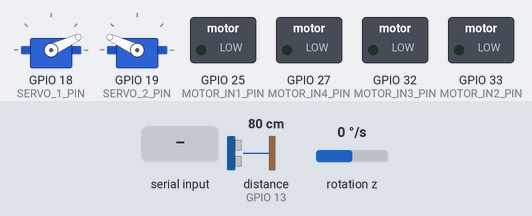
Simulated run of this sketch. Board: ESP32. On the bench: 2 × servo, switched loads named in the sketch (green lamp = pin HIGH). Wiring (inferred from the names in the program): ultrasonic range finder: trigger GPIO 12; echo GPIO 13; MPU-6050 motion sensor at I2C address 0x68. Inputs (shaded band) come from the test bench; at power-on: distance to the obstacle (sensor on GPIO 13) 80 cm, rotation z 0 °/s. The echo pulse lasts 58.3 µs per cm; pins used as bus, display or sensor lines are not drawn; what the sketch prints to the serial monitor is not drawn.

Above: at 3.5 s.
3.6 s: "<G,CLOSE>\n" received over Serial
At 4.05 s:
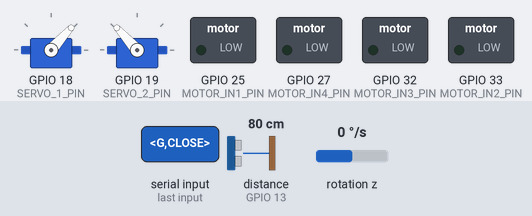
At 6.2 s:
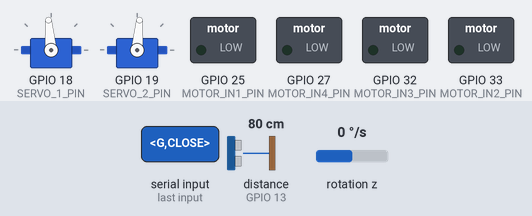
6.6 s: "<PING>\n" received over Serial
Timing chart, 0 to 9.6 s (numbered marks = the images above; inputs shaded):
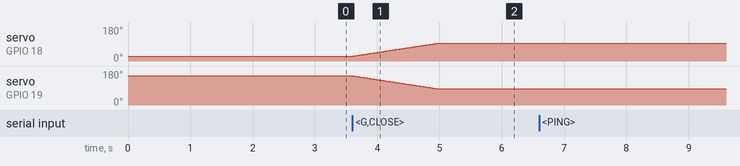

Measured:
- after the input at 3.6 s, servo on GPIO 18 (SERVO_1_PIN): moves from 25° to 95° over 1.4 s, starting at once; servo on GPIO 19 (SERVO_2_PIN): moves from 155° to 85° over 1.4 s, starting at once
- after the input at 6.6 s, every drawn part: stays the same

The sketch:

rover_firmware.ino
```cpp
/*
 * Warehouse Rover - ESP32 Low-Level Controller Firmware
 *
 * Target board: ESP32 (e.g. DOIT ESP32 DEVKIT V1)
 * Connected to: RPi4 over USB serial
 *
 * Pin map (matches uppdatedPinDiagram.md):
 *   Gripper servo 1   -> GPIO18
 *   Gripper servo 2   -> GPIO19
 *   Ultrasonic TRIG   -> GPIO12
 *   Ultrasonic ECHO   -> GPIO13
 *   L298N IN1 (left)  -> GPIO25
 *   L298N IN2 (left)  -> GPIO33
 *   L298N IN3 (right) -> GPIO32
 *   L298N IN4 (right) -> GPIO27
 *   MPU6050 SDA       -> GPIO21
 *   MPU6050 SCL       -> GPIO22
 *
 * Reserved (encoders if added later):
 *   GPIO34 - left encoder signal
 *   GPIO35 - right encoder signal
 *
 * Serial protocol (line based, terminated with '\n'):
 *   From RPi4:
 *     <V,left_speed,right_speed>  - signed motor PWM, range -255..255
 *     <G,OPEN>                    - open gripper
 *     <G,CLOSE>                   - close gripper
 *     <PING>                      - handshake
 *     <RESET_TICKS>              - zero encoder counters and yaw
 *   To RPi4:
 *     <READY>                     - sent once at boot
 *     <PONG>                      - reply to <PING>
 *     <T,distance_cm,left_ticks,right_ticks,yaw_deg>
 *
 * Notes:
 *   - The L298N ENA/ENB jumpers are assumed to be installed.
 *     If you wire ENA/ENB to ESP32 PWM pins, set MOTOR_LEFT_ENABLE_PIN
 *     and MOTOR_RIGHT_ENABLE_PIN to those pins.
 *   - The HC-SR04 echo pin is 5V; the ESP32 is 3.3V on its I/O.
 *     Use a voltage divider on ECHO if you power the sensor from 5V.
 *   - The MPU6050 is an accelerometer/gyro, not a compass.
 *     Yaw is integrated from the gyro Z rate and will drift.
 */

#include <ESP32Servo.h>
#include <Wire.h>

// -------------------- Pin configuration --------------------
const int SERVO_1_PIN = 18;
const int SERVO_2_PIN = 19;

const int ULTRASONIC_TRIG_PIN = 12;
const int ULTRASONIC_ECHO_PIN = 13;

const int MOTOR_IN1_PIN = 25;  // Left side motor direction A
const int MOTOR_IN2_PIN = 33;  // Left side motor direction B
const int MOTOR_IN3_PIN = 32;  // Right side motor direction A
const int MOTOR_IN4_PIN = 27;  // Right side motor direction B

// Set these to your L298N ENA/ENB pins when connected.
// Leave as -1 if the enable jumpers are installed.
const int MOTOR_LEFT_ENABLE_PIN = -1;
const int MOTOR_RIGHT_ENABLE_PIN = -1;

// Set encoder pins when wheel encoders are installed.
// Leave as -1 when you do not have encoders.
const int LEFT_ENCODER_PIN = -1;
const int RIGHT_ENCODER_PIN = -1;

const int MPU_SDA_PIN = 21;
const int MPU_SCL_PIN = 22;
const uint8_t MPU6050_ADDR = 0x68;

// -------------------- Gripper tuning --------------------
// Tune these angles for your physical gripper.
// If a servo moves the wrong way, swap its open and closed values.
const int SERVO_1_OPEN_ANGLE = 25;
const int SERVO_1_CLOSED_ANGLE = 95;
const int SERVO_2_OPEN_ANGLE = 155;
const int SERVO_2_CLOSED_ANGLE = 85;
const int SERVO_STEP_DELAY_MS = 20;

// -------------------- Safety and telemetry --------------------
const float STOP_DISTANCE_CM = 12.0;
const unsigned long ULTRASONIC_TIMEOUT_US = 30000;
const unsigned long TELEMETRY_INTERVAL_MS = 100;

Servo servo1;
Servo servo2;

volatile long leftTicks = 0;
volatile long rightTicks = 0;

String inputLine = "";
volatile int currentLeftSpeed = 0;
volatile int currentRightSpeed = 0;
int servo1CurrentAngle = SERVO_1_OPEN_ANGLE;
int servo2CurrentAngle = SERVO_2_OPEN_ANGLE;

float gyroZBias = 0.0;
float yawDeg = 0.0;
unsigned long lastGyroMicros = 0;
unsigned long lastTelemetryMs = 0;

void IRAM_ATTR onLeftEncoderTick() {
  if (currentLeftSpeed >= 0) {
    leftTicks++;
  } else {
    leftTicks--;
  }
}

void IRAM_ATTR onRightEncoderTick() {
  if (currentRightSpeed >= 0) {
    rightTicks++;
  } else {
    rightTicks--;
  }
}

void setup() {
  Serial.begin(115200);
  delay(500);

  pinMode(MOTOR_IN1_PIN, OUTPUT);
  pinMode(MOTOR_IN2_PIN, OUTPUT);
  pinMode(MOTOR_IN3_PIN, OUTPUT);
  pinMode(MOTOR_IN4_PIN, OUTPUT);
  setupMotorEnablePins();
  stopMotors();

  pinMode(ULTRASONIC_TRIG_PIN, OUTPUT);
  pinMode(ULTRASONIC_ECHO_PIN, INPUT);
  digitalWrite(ULTRASONIC_TRIG_PIN, LOW);

  if (LEFT_ENCODER_PIN >= 0) {
    pinMode(LEFT_ENCODER_PIN, INPUT);
    attachInterrupt(digitalPinToInterrupt(LEFT_ENCODER_PIN), onLeftEncoderTick, RISING);
  }
  if (RIGHT_ENCODER_PIN >= 0) {
    pinMode(RIGHT_ENCODER_PIN, INPUT);
    attachInterrupt(digitalPinToInterrupt(RIGHT_ENCODER_PIN), onRightEncoderTick, RISING);
  }

  Wire.begin(MPU_SDA_PIN, MPU_SCL_PIN);
  initMPU6050();

  ESP32PWM::allocateTimer(0);
  ESP32PWM::allocateTimer(1);
  servo1.setPeriodHertz(50);
  servo2.setPeriodHertz(50);
  servo1.attach(SERVO_1_PIN, 500, 2500);
  servo2.attach(SERVO_2_PIN, 500, 2500);
  writeServosNow();

  // Open the gripper once at boot so the robot is ready to receive a package.
  releaseObjectSlowly();

  Serial.println("<READY>");
}

void loop() {
  readSerialCommands();
  updateYaw();

  unsigned long nowMs = millis();
  if (nowMs - lastTelemetryMs >= TELEMETRY_INTERVAL_MS) {
    lastTelemetryMs = nowMs;
    float distanceCm = readDistanceCm();
    if (distanceCm > 0 && distanceCm < STOP_DISTANCE_CM) {
      stopMotors();
    }
    sendTelemetry(distanceCm);
  }
}

void readSerialCommands() {
  while (Serial.available() > 0) {
    char c = (char)Serial.read();
    if (c == '\n') {
      handleCommand(inputLine);
      inputLine = "";
    } else if (c != '\r') {
      inputLine += c;
    }
  }
}

void handleCommand(String cmd) {
  cmd.trim();
  if (!cmd.startsWith("<") || !cmd.endsWith(">")) {
    return;
  }

  if (cmd.startsWith("<V,")) {
    int firstComma = cmd.indexOf(',');
    int secondComma = cmd.indexOf(',', firstComma + 1);
    int endBracket = cmd.indexOf('>');
    if (firstComma < 0 || secondComma < 0 || endBracket < 0) {
      return;
    }

    int leftSpeed = cmd.substring(firstComma + 1, secondComma).toInt();
    int rightSpeed = cmd.substring(secondComma + 1, endBracket).toInt();
    setMotorSpeeds(leftSpeed, rightSpeed);
  } else if (cmd == "<G,OPEN>") {
    releaseObjectSlowly();
  } else if (cmd == "<G,CLOSE>") {
    gripObjectSlowly();
  } else if (cmd == "<PING>") {
    Serial.println("<PONG>");
  } else if (cmd == "<RESET_TICKS>") {
    noInterrupts();
    leftTicks = 0;
    rightTicks = 0;
    interrupts();
    yawDeg = 0.0;
  }
}

void setupMotorEnablePins() {
  if (MOTOR_LEFT_ENABLE_PIN >= 0) {
    pinMode(MOTOR_LEFT_ENABLE_PIN, OUTPUT);
    analogWrite(MOTOR_LEFT_ENABLE_PIN, 0);
  }

  if (MOTOR_RIGHT_ENABLE_PIN >= 0) {
    pinMode(MOTOR_RIGHT_ENABLE_PIN, OUTPUT);
    analogWrite(MOTOR_RIGHT_ENABLE_PIN, 0);
  }
}

void setMotorSpeeds(int leftSpeed, int rightSpeed) {
  currentLeftSpeed = constrain(leftSpeed, -255, 255);
  currentRightSpeed = constrain(rightSpeed, -255, 255);
  driveLeftMotor(currentLeftSpeed);
  driveRightMotor(currentRightSpeed);
}

void driveLeftMotor(int speed) {
  int magnitude = abs(speed);
  if (speed > 0) {
    digitalWrite(MOTOR_IN1_PIN, LOW);
    digitalWrite(MOTOR_IN2_PIN, HIGH);
  } else if (speed < 0) {
    digitalWrite(MOTOR_IN1_PIN, HIGH);
    digitalWrite(MOTOR_IN2_PIN, LOW);
  } else {
    digitalWrite(MOTOR_IN1_PIN, LOW);
    digitalWrite(MOTOR_IN2_PIN, LOW);
  }

  if (MOTOR_LEFT_ENABLE_PIN >= 0) {
    analogWrite(MOTOR_LEFT_ENABLE_PIN, magnitude);
  }
}

void driveRightMotor(int speed) {
  int magnitude = abs(speed);
  // Right motor is wired with reversed IN3/IN4 polarity relative to
  // the left motor, so swap the "forward" vs "reverse" branch here.
  // Without this, a positive speed on both wheels makes the left
  // wheel go forward and the right wheel go backward, so the rover
  // drives backward and turning is the only thing that works.
  if (speed > 0) {
    digitalWrite(MOTOR_IN3_PIN, HIGH);
    digitalWrite(MOTOR_IN4_PIN, LOW);
  } else if (speed < 0) {
    digitalWrite(MOTOR_IN3_PIN, LOW);
    digitalWrite(MOTOR_IN4_PIN, HIGH);
  } else {
    digitalWrite(MOTOR_IN3_PIN, LOW);
    digitalWrite(MOTOR_IN4_PIN, LOW);
  }

  if (MOTOR_RIGHT_ENABLE_PIN >= 0) {
    analogWrite(MOTOR_RIGHT_ENABLE_PIN, magnitude);
  }
}

void stopMotors() {
  currentLeftSpeed = 0;
  currentRightSpeed = 0;
  driveLeftMotor(0);
  driveRightMotor(0);
}

void gripObjectSlowly() {
  moveServosSlowly(SERVO_1_CLOSED_ANGLE, SERVO_2_CLOSED_ANGLE);
}

void releaseObjectSlowly() {
  moveServosSlowly(SERVO_1_OPEN_ANGLE, SERVO_2_OPEN_ANGLE);
}

void writeServosNow() {
  servo1.write(servo1CurrentAngle);
  servo2.write(servo2CurrentAngle);
}

void moveServosSlowly(int servo1TargetAngle, int servo2TargetAngle) {
  servo1TargetAngle = constrain(servo1TargetAngle, 0, 180);
  servo2TargetAngle = constrain(servo2TargetAngle, 0, 180);

  while (servo1CurrentAngle != servo1TargetAngle || servo2CurrentAngle != servo2TargetAngle) {
    if (servo1CurrentAngle < servo1TargetAngle) {
      servo1CurrentAngle++;
    } else if (servo1CurrentAngle > servo1TargetAngle) {
      servo1CurrentAngle--;
    }

    if (servo2CurrentAngle < servo2TargetAngle) {
      servo2CurrentAngle++;
    } else if (servo2CurrentAngle > servo2TargetAngle) {
      servo2CurrentAngle--;
    }

    writeServosNow();
    delay(SERVO_STEP_DELAY_MS);
  }
}

float readDistanceCm() {
  digitalWrite(ULTRASONIC_TRIG_PIN, LOW);
  delayMicroseconds(2);
  digitalWrite(ULTRASONIC_TRIG_PIN, HIGH);
  delayMicroseconds(10);
  digitalWrite(ULTRASONIC_TRIG_PIN, LOW);

  unsigned long durationUs = pulseIn(ULTRASONIC_ECHO_PIN, HIGH, ULTRASONIC_TIMEOUT_US);
  if (durationUs == 0) {
    return -1.0;
  }

  return durationUs * 0.0343 / 2.0;
}

void initMPU6050() {
  writeMPURegister(0x6B, 0x00);
  delay(100);
  calibrateGyroZ();
  lastGyroMicros = micros();
}

void calibrateGyroZ() {
  const int samples = 500;
  long sum = 0;
  for (int i = 0; i < samples; i++) {
    sum += readMPUWord(0x47);
    delay(3);
  }
  gyroZBias = sum / (float)samples;
}

void updateYaw() {
  unsigned long nowMicros = micros();
  if (lastGyroMicros == 0) {
    lastGyroMicros = nowMicros;
    return;
  }

  float dt = (nowMicros - lastGyroMicros) / 1000000.0;
  lastGyroMicros = nowMicros;

  int16_t rawGyroZ = readMPUWord(0x47);
  float gyroZDegPerSec = (rawGyroZ - gyroZBias) / 131.0;
  yawDeg += gyroZDegPerSec * dt;
}

int16_t readMPUWord(uint8_t reg) {
  Wire.beginTransmission(MPU6050_ADDR);
  Wire.write(reg);
  Wire.endTransmission(false);
  Wire.requestFrom(MPU6050_ADDR, (uint8_t)2);

  if (Wire.available() < 2) {
    return 0;
  }

  int16_t highByte = Wire.read();
  int16_t lowByte = Wire.read();
  return (highByte << 8) | lowByte;
}

void writeMPURegister(uint8_t reg, uint8_t value) {
  Wire.beginTransmission(MPU6050_ADDR);
  Wire.write(reg);
  Wire.write(value);
  Wire.endTransmission(true);
}

void sendTelemetry(float distanceCm) {
  long leftSnapshot;
  long rightSnapshot;
  noInterrupts();
  leftSnapshot = leftTicks;
  rightSnapshot = rightTicks;
  interrupts();

  Serial.print("<T,");
  Serial.print(distanceCm, 1);
  Serial.print(",");
  Serial.print(leftSnapshot);
  Serial.print(",");
  Serial.print(rightSnapshot);
  Serial.print(",");
  Serial.print(yawDeg, 2);
  Serial.println(">");
}
```
